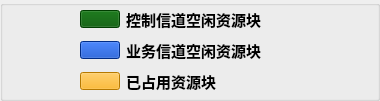
    <widget class="QGroupBox" name="groupBox_3">
     <property name="sizePolicy">
      <sizepolicy hsizetype="Minimum" vsizetype="Minimum">
       <horstretch>0</horstretch>
       <verstretch>0</verstretch>
      </sizepolicy>
     </property>
     <property name="minimumSize">
      <size>
       <width>380</width>
       <height>101</height>
      </size>
     </property>
     <property name="maximumSize">
      <size>
       <width>380</width>
       <height>101</height>
      </size>
     </property>
     <property name="font">
      <font>
       <family>宋体</family>
       <pointsize>11</pointsize>
       <weight>75</weight>
       <bold>true</bold>
      </font>
     </property>
     <property name="title">
      <string/>
     </property>
     <widget class="QWidget" name="layoutWidget">
      <property name="geometry">
       <rect>
        <x>80</x>
        <y>6</y>
        <width>251</width>
        <height>90</height>
       </rect>
      </property>
      <layout class="QGridLayout" name="gridLayout_13">
       <item row="0" column="0">
        <widget class="QPushButton" name="pushButton_487">
         <property name="maximumSize">
          <size>
           <width>40</width>
           <height>18</height>
          </size>
         </property>
         <property name="font">
          <font>
           <pointsize>9</pointsize>
          </font>
         </property>
         <property name="styleSheet">
          <string notr="true">background-color: rgb(0, 85, 0)
</string>
         </property>
         <property name="text">
          <string/>
         </property>
        </widget>
       </item>
       <item row="0" column="1">
        <widget class="QLabel" name="label_2">
         <property name="font">
          <font>
           <pointsize>11</pointsize>
           <weight>75</weight>
           <bold>true</bold>
          </font>
         </property>
         <property name="text">
          <string>控制信道空闲资源块</string>
         </property>
        </widget>
       </item>
       <item row="1" column="0">
        <widget class="QPushButton" name="pushButton_488">
         <property name="maximumSize">
          <size>
           <width>40</width>
           <height>18</height>
          </size>
         </property>
         <property name="font">
          <font>
           <pointsize>9</pointsize>
          </font>
         </property>
         <property name="styleSheet">
          <string notr="true">background-color: rgb(0, 62, 188)
</string>
         </property>
         <property name="text">
          <string/>
         </property>
        </widget>
       </item>
       <item row="1" column="1">
        <widget class="QLabel" name="label_18">
         <property name="font">
          <font>
           <pointsize>11</pointsize>
           <weight>75</weight>
           <bold>true</bold>
          </font>
         </property>
         <property name="text">
          <string>业务信道空闲资源块</string>
         </property>
        </widget>
       </item>
       <item row="2" column="0">
        <widget class="QPushButton" name="pushButton_489">
         <property name="maximumSize">
          <size>
           <width>40</width>
           <height>18</height>
          </size>
         </property>
         <property name="font">
          <font>
           <pointsize>9</pointsize>
          </font>
         </property>
         <property name="styleSheet">
          <string notr="true">background-color: rgb(255, 170, 0)
</string>
         </property>
         <property name="text">
          <string/>
         </property>
        </widget>
       </item>
       <item row="2" column="1">
        <widget class="QLabel" name="label_19">
         <property name="font">
          <font>
           <pointsize>11</pointsize>
           <weight>75</weight>
           <bold>true</bold>
          </font>
         </property>
         <property name="text">
          <string>已占用资源块</string>
         </property>
        </widget>
       </item>
      </layout>
     </widget>
    </widget>
